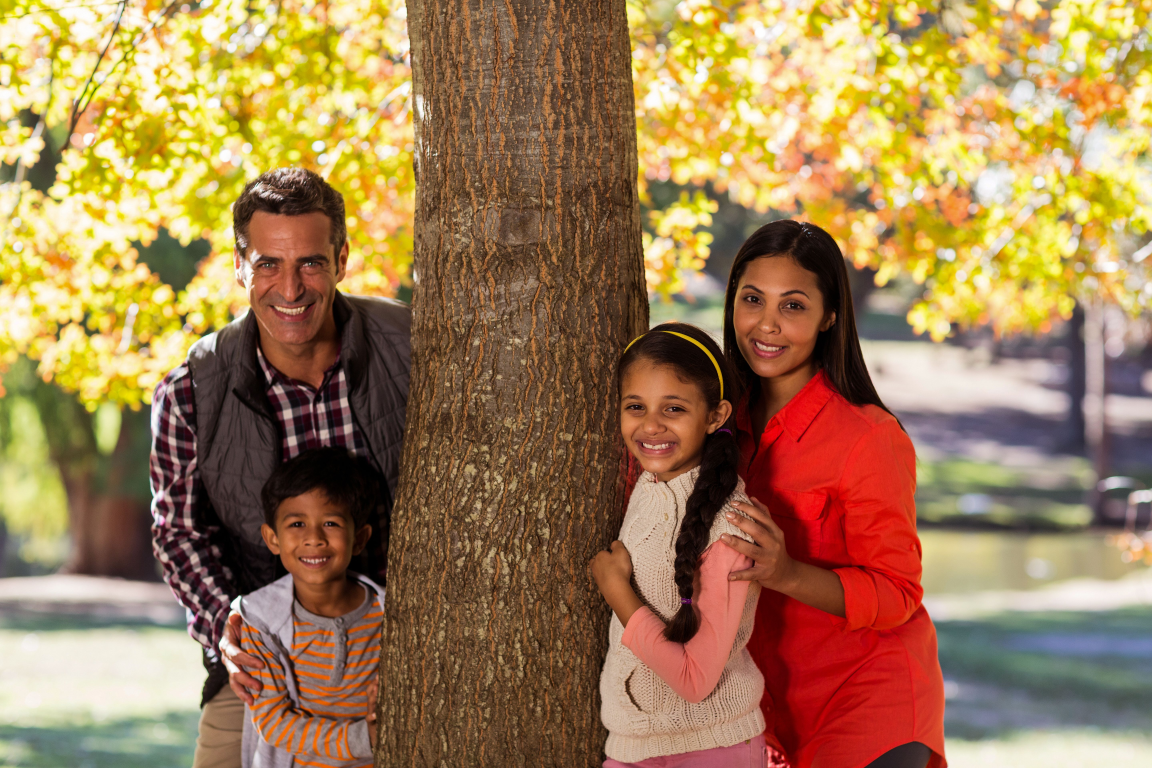
#> input picture tools/image7.jpg, 5760 x 3840 px, found by its file name (shown at 1/5 size)
$ python image_face_detect_image.py
#> lines starting #> are read from the running program, lines starting #| are printed output that depends on the picture; after the words box and inside, x2 and y2 are one past the last pixel; in counts of white or black regions, pixels touching at a corner belong together
import cv2 as cv

def ResizeWithAspectRatio(image, width=None, height=None, inter=cv.INTER_AREA):
    dim = None
    (h, w) = image.shape[:2]

    if width is None and height is None:
        return image
    if width is None:
        r = height / float(h)
        dim = (int(w * r), height)
    else:
        r = width / float(w)
        dim = (width, int(h * r))

    return cv.resize(image, dim, interpolation=inter)


face_cascade = cv.CascadeClassifier(cv.data.haarcascades + 'haarcascade_frontalface_default.xml')
eye_cascade = cv.CascadeClassifier(cv.data.haarcascades +'haarcascade_eye.xml')
smileCascade = cv.CascadeClassifier(cv.data.haarcascades+'haarcascade_smile.xml')

img = cv.imread('tools\image7.jpg')
#> img is the input picture: shape (3840, 5760, 3); mean B, G, R 84.8, 126, 159.8
if(img is not None):
    gray = cv.cvtColor(img, cv.COLOR_BGR2GRAY)
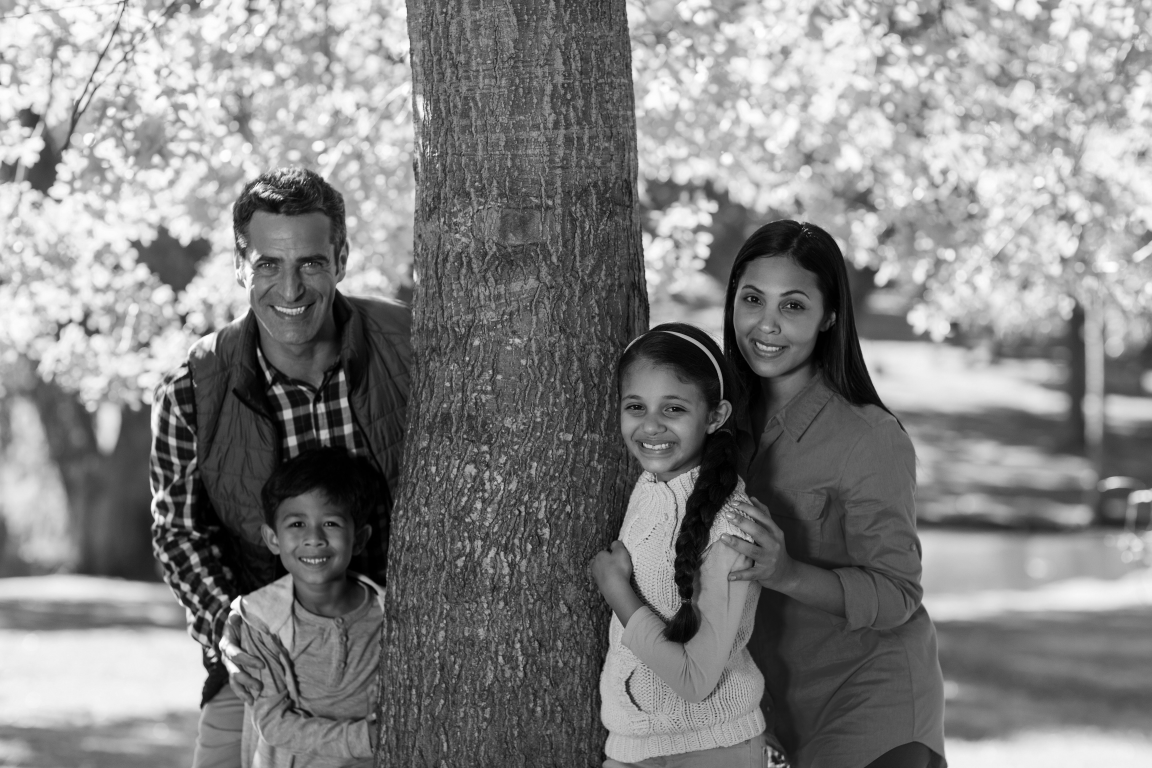
#> gray: shape (3840, 5760) (shown at 1/5 size); min 0, max 255, mean 131.4
    faces = face_cascade.detectMultiScale(gray, 1.3, 5)
#> faces = [[1752, 3230, 62, 62], [3006, 1839, 532, 532], [1156, 1094, 581, 581], [3589, 1296, 570, 570], [1335, 2435, 468, 468], [3468, 2531, 487, 487]]
    print(len(faces))
#| 6


    for (x, y, w, h) in faces:
        cv.rectangle(img, (x, y), (x+w, y+h), (255, 0, 0), 3)
        eye_gray = gray[y:y+h, x:x+w]
        eye_color = img[y:y+h, x:x+w]
        eyes = eye_cascade.detectMultiScale(eye_gray)
        smile = smileCascade.detectMultiScale(eye_gray,scaleFactor= 1.3 , minNeighbors=125,minSize=(25, 25),flags=cv.CASCADE_SCALE_IMAGE)
        for (ex, ey, ew, eh) in eyes:
            cv.rectangle(eye_color, (ex, ey), (ex+ew, ey+eh), (0, 255, 0), 3)
        for (sx, sy, sw, sh) in smile:
            cv.rectangle(eye_color, (sh, sy), (sx+sw, sy+sh), (255, 255, 0), 3)
#> this loop made 6 passes
#> (x, y, w, h, eyes, smile) on passes 2, 4: (3006, 1839, 532, 532, [[109, 143, 124, 124], [283, 137, 142, 142]], [[178, 363, 186, 93]]), (3589, 1296, 570, 570, [[308, 169, 131, 131], [117, 147, 105, 105]], [[163, 416, 185, 93]])
#> pass 1, `eye_color = img[y:y+h, x:x+w]`:
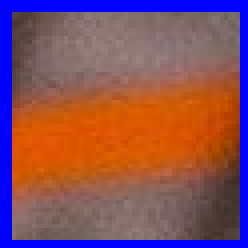
#> eye_color: shape (62, 62, 3) (shown 4 times larger); mean B, G, R 92, 79.6, 132.2
#> pass 2, `eye_gray = gray[y:y+h, x:x+w]`:
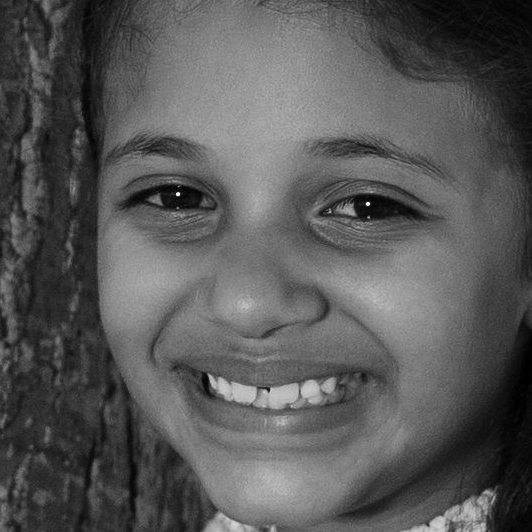
#> eye_gray: shape (532, 532); min 0, max 253, mean 87.9
#> pass 2, `eye_color = img[y:y+h, x:x+w]`:
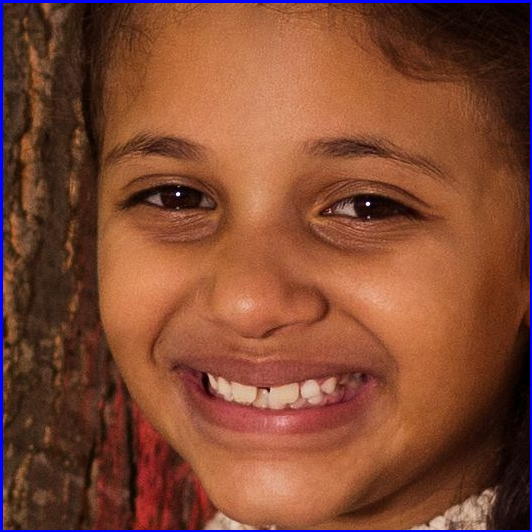
#> eye_color: shape (532, 532, 3); mean B, G, R 51.1, 73.1, 129.2
#> after the loop:
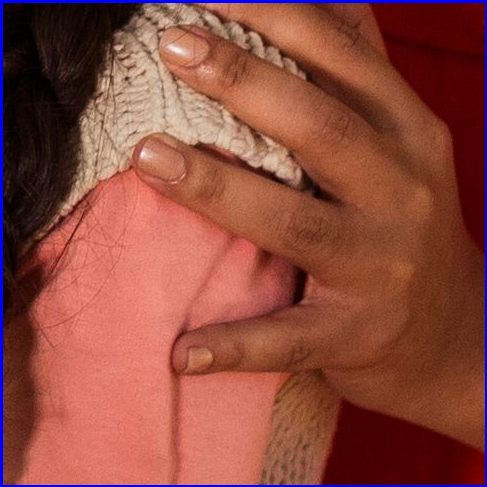
#> eye_color: shape (487, 487, 3); mean B, G, R 62.2, 73.9, 141.5
#> after the loop:
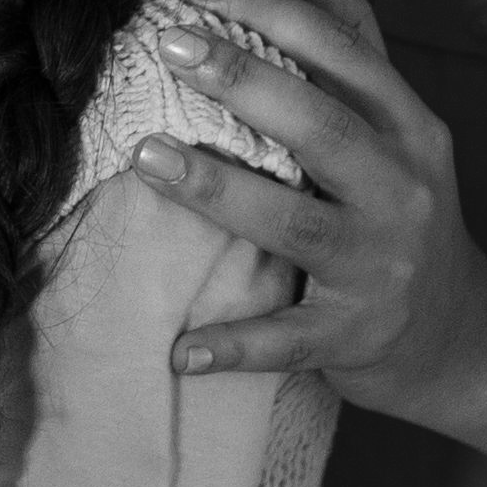
#> eye_gray: shape (487, 487); min 0, max 244, mean 93.3


    #imS = cv.resize(img, (960, 540))
    img = ResizeWithAspectRatio(img, width=1480) # Resize by width OR
#> in ResizeWithAspectRatio, `return cv.resize(image, dim, interpolation=inter)`:
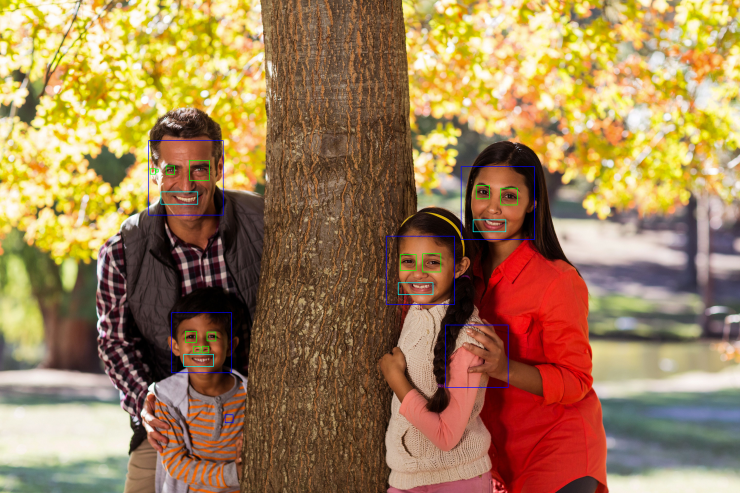
#> returned value: shape (986, 1480, 3) (shown at 1/2 size); mean of channels 0, 1, 2 85.4, 126.1, 159.3; drawn as B, G, R
    cv.imshow('img', img)
    cv.waitKey(0)
    cv.destroyAllWindows()

$ run again, with tools/image1.jpg copied over tools/image7.jpg
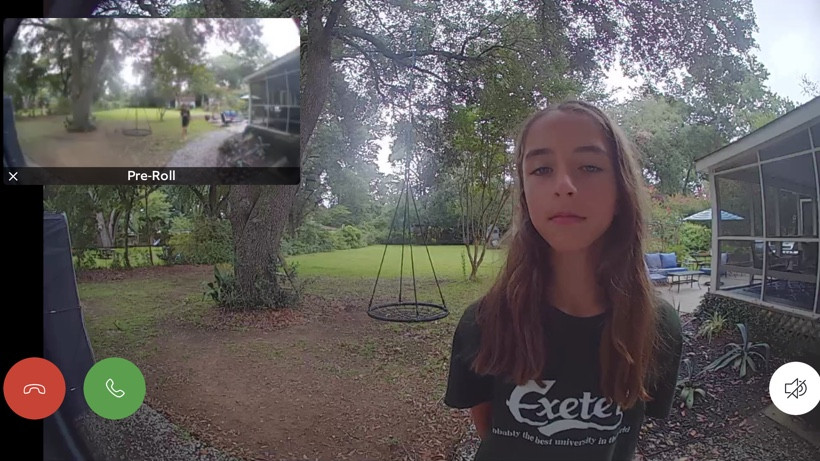
#> input picture tools/image1.jpg, 820 x 461 px, found by its file name
#> img is the input picture: shape (461, 820, 3); mean B, G, R 91.1, 92.7, 96.6
#> faces = [[504, 120, 128, 128]]
#| 1
#> the loop `for (x, y, w, h) in faces:` made 1 pass
#> (x, y, w, h, eyes) on pass 1: (504, 120, 128, 128, [[24, 38, 26, 26]])
#> after the loop `for (x, y, w, h) in faces:`:
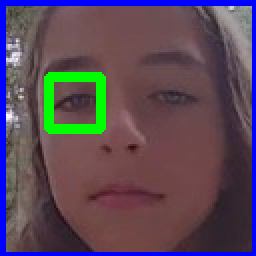
#> eye_color: shape (128, 128, 3) (shown 2 times larger); mean B, G, R 87.6, 73.2, 89.8
#> after the loop `for (x, y, w, h) in faces:`:
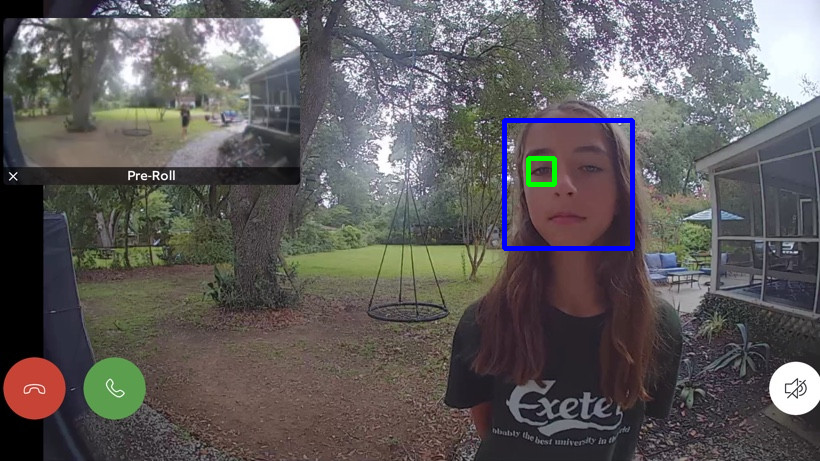
#> img: shape (461, 820, 3); 0.81% of pixels changed, all inside (x1, y1, x2, y2) = (502, 118, 635, 251)
